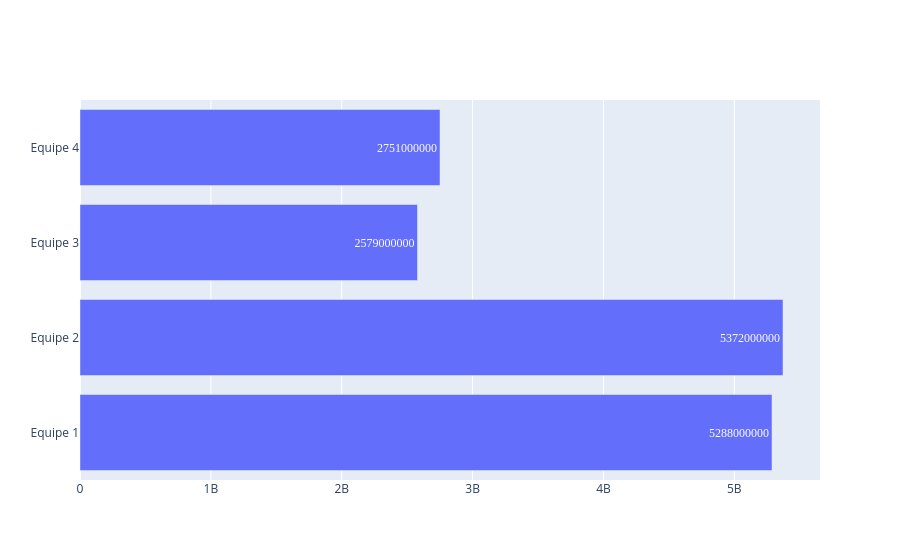

Source (notebook cell):
### Code cell
fig1 = go.Figure(go.Bar(
        x=df1['Valor Pago'],
        y=df1['Equipe'],
        orientation='h',
        textposition='auto',
        text=df1['Valor Pago'],
        insidetextfont=dict(family='Times', size=12)
    ))

fig1.show()

### Figure 1 — Plotly figure (JSON) as saved in the notebook; plotly's stock layout.template omitted (floating-point values rounded to 4 significant figures)
{"data": [{"insidetextfont": {"family": "Times", "size": 12}, "orientation": "h", "text": [5288000000, 5372000000, 2579000000, 2751000000], "textposition": "auto", "type": "bar", "x": [5288000000, 5372000000, 2579000000, 2751000000], "y": ["Equipe 1", "Equipe 2", "Equipe 3", "Equipe 4"]}], "layout": {}}
